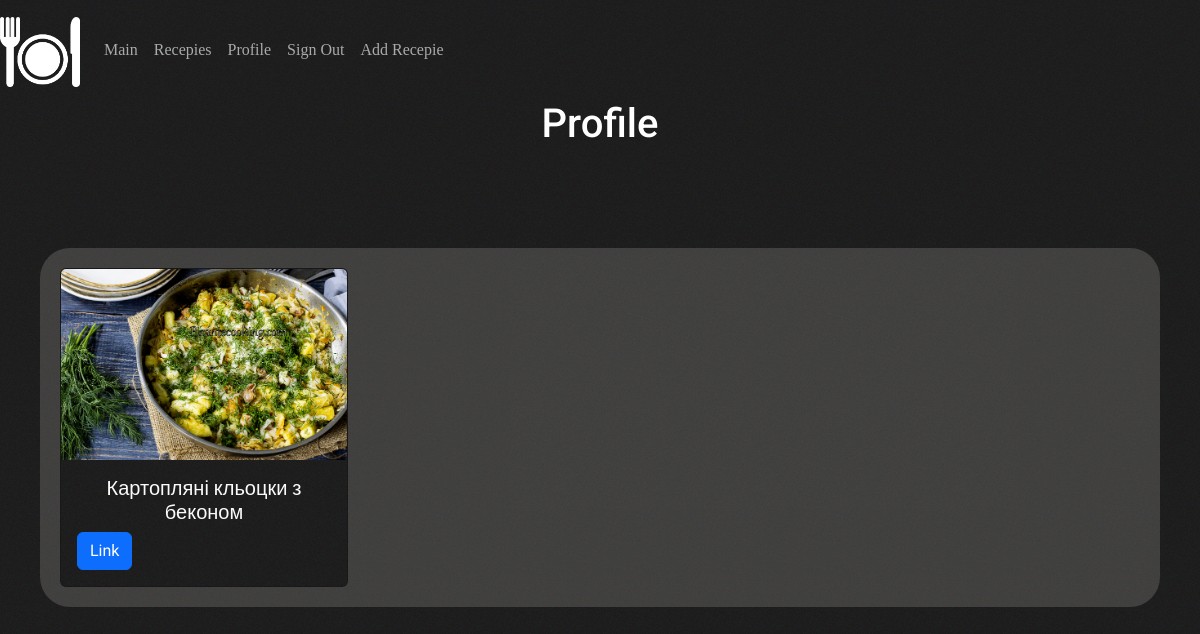
Before: /profile (signed in) with the older database file.
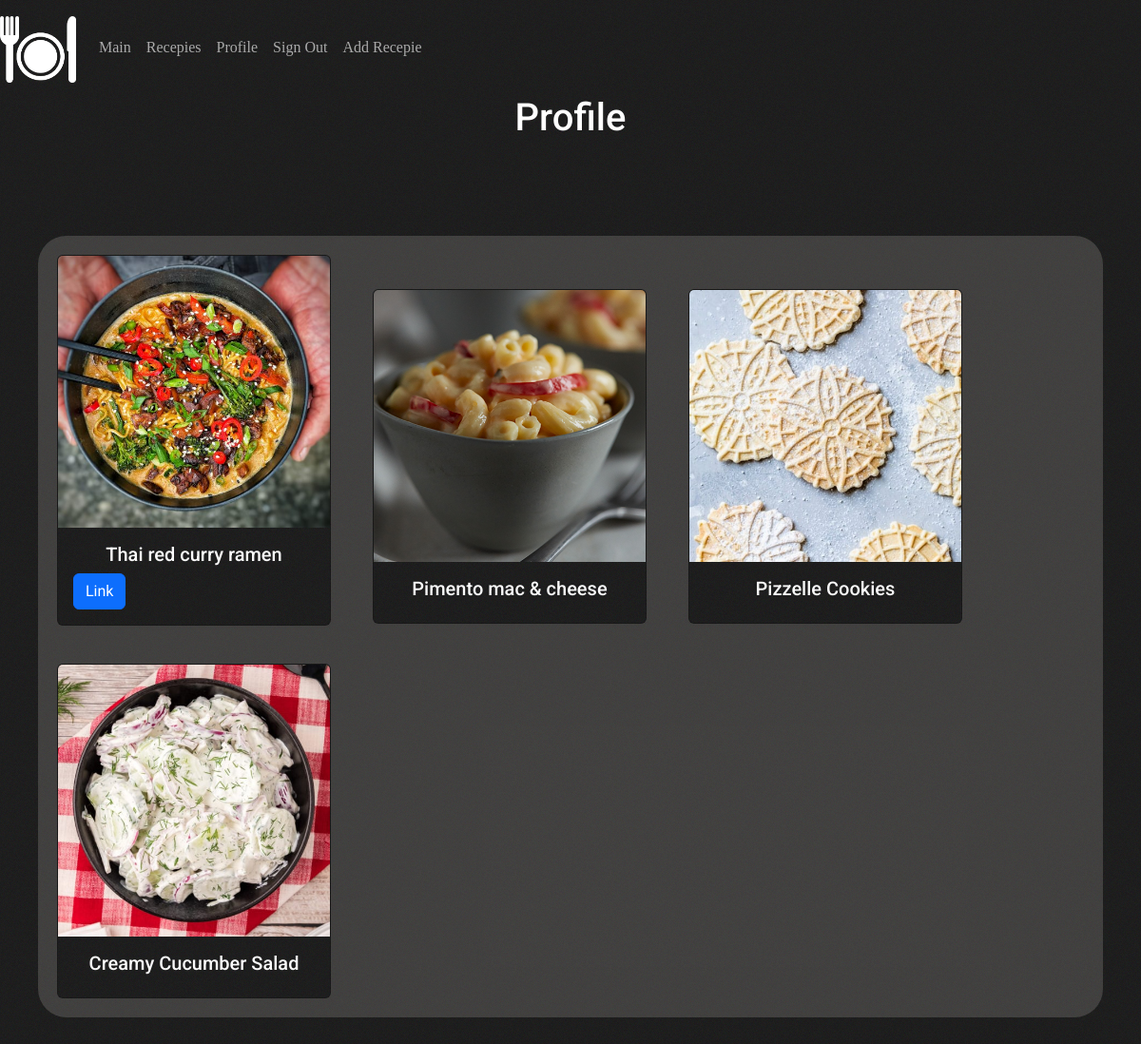
After: the same page with the newer database file.
### models.py (models this page shows, shortened)
class Recepies(db.Model):
    id = db.Column(db.Integer, primary_key=True)
    title = db.Column(db.String, nullable=False)
    ingredients = db.Column(db.Text)
    actions = db.Column(db.Text)
    img = db.Column(db.Text)
    link = db.Column(db.Text)
    user_id = db.Column(db.Integer, db.ForeignKey('user.id'))

### routes.py (the view)
@app.route("/profile")
@login_required
def profile():
    recepies = Recepies.query.all()
    return render_template("profile.html", recepies=recepies)

### models.py (called while the page is built)
@login_manager.user_loader
def load_user(user_id):
    return User.query.get(int(user_id))

### templates/profile.html (shortened to what this page needs)
{% extends 'base.html' %}
{% block content %}
<main>
    <h1>Profile</h1>
    <div class="container_card">
        {% for recepie in current_user.recepies %}
            <div class="card" style="width: 18rem;">
                <img src="{{ recepie.img }}" alt="..." class="card-img-top">
                <div class="card-body">
                    <h5 class="card-title">{{ recepie.title }}</h5>
                    {% if recepie.link != "" %}
                    <a href="{{ recepie.link }}" class="btn btn-primary">Link</a>
                    {% endif %}
                </div>
            </div>
        {% endfor %}
    </div>
</main>
{% endblock content %}

### templates/base.html (shortened to what this page needs)
<!doctype html>
<html lang="uk">
<head>
    <link href="https://cdn.jsdelivr.net/npm/bootstrap@5.3.0-alpha1/dist/css/bootstrap.min.css" rel="stylesheet"
>
        <link rel="stylesheet" href="{{ url_for('static', filename='mypage.css')}}">
</head>
<body>
    <header>
        <nav class="navbar navbar-expand-lg bg-light">
            <div class="container-fluid">
                <a class="navbar-brand" href="/"><img
                        src="../static/images/logo.png" alt="Logo"
                        width="80" height="70" class="d-inline-block align-text-top"></a>
                <div class="collapse navbar-collapse" id="navbarNav">
                    <ul class="navbar-nav">
                        <li class="nav-item">
                            <a class="nav-link" aria-current="page"
                            href="{{ url_for('index') }}">Main</a>
                        </li>
                        <li class="nav-item">
                            <a class="nav-link" href="{{ url_for('recepies_page') }}">Recepies</a>
                        </li>
                        {% if current_user.is_authenticated %}
                            <li class="nav-item">
                                <a class="nav-link" href="{{ url_for('profile') }}">Profile</a>
                            </li>
                            <li class="nav-item">
                                <a class="nav-link" href="{{ url_for('logout') }}">Sign Out</a>
                            </li>
                        {% endif %}
                        {% if current_user.is_authenticated %}
                            <li class="nav-item align-right">
                                <a class="nav-link align-right" href="{{ url_for('addin')}}">Add Recepie</a>
                            </li>
                        {% endif %}
                    </ul>
                </div>
            </div>
        </nav>
    </header>
    {% block content %}
    {% endblock content %}
</body>
</html>

### static/mypage.css (style rules this page uses)
body { min-height: 100vh; font-family: 'Roboto', sans-serif; background-image: url(images/bg.jpg); background-attachment: fixed; }
h1, h2, h3, h4, h5, h6 { text-align: center; color: white; font-family: 'Roboto', sans-serif; }
.card { margin: 20px; display: inline-block; }
.container_card { margin: 40px; margin-top: 100px; border-radius: 30px; background-color: rgba(237, 231, 225, 0.171); border-color: white; border: 10px; }
header { font-family: 'Edu NSW ACT Foundation', cursive; color: white; }
.card { background-image: url(images/bg.jpg); color: #fafafa; }
.navbar { background-image: url(images/bg.jpg); }
.nav-link { color: #aaaaaa; }
.align-right { align: right; }
.container-fluid { margin: 0; padding: 0; background-attachment: fixed; }

Changed rows visible on the page:
removed Recepies: img (picture), title "Картопляні кльоцки з беконом"
added Recepies: shows a picture, title "Thai red curry ramen"
added Recepies: shows a picture, title "Pimento mac & cheese"
added Recepies: shows a picture, title "Pizzelle Cookies"
added Recepies: shows a picture, title "Creamy Cucumber Salad"
